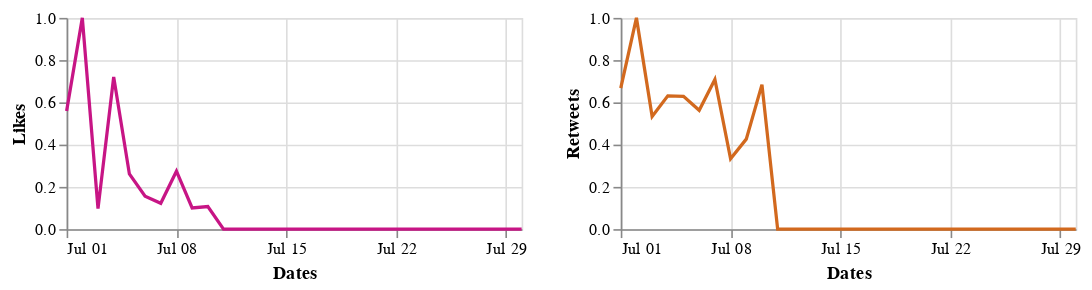

Notebook code cell kept with this figure:
### Markdown cell above
## July 2020

### Code cell
alt.hconcat(c1_jul, c2_jul)

### Figure 1 — Vega-Lite specification as saved in the notebook (floating-point values rounded to 4 significant figures)
{"config": {"view": {"continuousWidth": 400, "continuousHeight": 300}}, "hconcat": [{"data": {"name": "data-3cba55443ac7eac5fa52c0dc4449c985"}, "mark": "line", "encoding": {"color": {"value": "MediumVioletRed"}, "x": {"type": "temporal", "field": "Dates", "timeUnit": "monthdate", "title": "Dates"}, "y": {"type": "quantitative", "field": "Likes"}}, "height": 130, "width": 280}, {"data": {"name": "data-23c1c5a8ea93e0e528eb1eb21a7b7a2b"}, "mark": "line", "encoding": {"color": {"value": "Chocolate"}, "x": {"type": "temporal", "field": "Dates", "timeUnit": "monthdate", "title": "Dates"}, "y": {"type": "quantitative", "field": "Retweets"}}, "height": 130, "width": 280}], "$schema": "https://vega.github.io/schema/vega-lite/v4.8.1.json", "datasets": {"data-3cba55443ac7eac5fa52c0dc4449c985": [{"Dates": "2020-07-01T00:00:00", "Likes": 0.5592}, {"Dates": "2020-07-02T00:00:00", "Likes": 1.0}, {"Dates": "2020-07-03T00:00:00", "Likes": 0.09704}, {"Dates": "2020-07-04T00:00:00", "Likes": 0.72}, {"Dates": "2020-07-05T00:00:00", "Likes": 0.2612}, {"Dates": "2020-07-06T00:00:00", "Likes": 0.1554}, {"Dates": "2020-07-07T00:00:00", "Likes": 0.1221}, {"Dates": "2020-07-08T00:00:00", "Likes": 0.274}, {"Dates": "2020-07-09T00:00:00", "Likes": 0.1002}, {"Dates": "2020-07-10T00:00:00", "Likes": 0.107}, {"Dates": "2020-07-11T00:00:00", "Likes": 0.0}, {"Dates": "2020-07-12T00:00:00", "Likes": 0.0}, {"Dates": "2020-07-13T00:00:00", "Likes": 0.0}, {"Dates": "2020-07-14T00:00:00", "Likes": 0.0}, {"Dates": "2020-07-15T00:00:00", "Likes": 0.0}, {"Dates": "2020-07-16T00:00:00", "Likes": 0.0}, {"Dates": "2020-07-17T00:00:00", "Likes": 0.0}, {"Dates": "2020-07-18T00:00:00", "Likes": 0.0}, {"Dates": "2020-07-19T00:00:00", "Likes": 0.0}, {"Dates": "2020-07-20T00:00:00", "Likes": 0.0}, {"Dates": "2020-07-21T00:00:00", "Likes": 0.0}, {"Dates": "2020-07-22T00:00:00", "Likes": 0.0}, {"Dates": "2020-07-23T00:00:00", "Likes": 0.0}, {"Dates": "2020-07-24T00:00:00", "Likes": 0.0}, {"Dates": "2020-07-25T00:00:00", "Likes": 0.0}, {"Dates": "2020-07-26T00:00:00", "Likes": 0.0}, {"Dates": "2020-07-27T00:00:00", "Likes": 0.0}, {"Dates": "2020-07-28T00:00:00", "Likes": 0.0}, {"Dates": "2020-07-29T00:00:00", "Likes": 0.0}, {"Dates": "2020-07-30T00:00:00", "Likes": 0.0}], "data-23c1c5a8ea93e0e528eb1eb21a7b7a2b": [{"Dates": "2020-07-01T00:00:00", "Retweets": 0.6671}, {"Dates": "2020-07-02T00:00:00", "Retweets": 1.0}, {"Dates": "2020-07-03T00:00:00", "Retweets": 0.5335}, {"Dates": "2020-07-04T00:00:00", "Retweets": 0.6311}, {"Dates": "2020-07-05T00:00:00", "Retweets": 0.6286}, {"Dates": "2020-07-06T00:00:00", "Retweets": 0.5623}, {"Dates": "2020-07-07T00:00:00", "Retweets": 0.7085}, {"Dates": "2020-07-08T00:00:00", "Retweets": 0.3331}, {"Dates": "2020-07-09T00:00:00", "Retweets": 0.426}, {"Dates": "2020-07-10T00:00:00", "Retweets": 0.6839}, {"Dates": "2020-07-11T00:00:00", "Retweets": 0.0}, {"Dates": "2020-07-12T00:00:00", "Retweets": 0.0}, {"Dates": "2020-07-13T00:00:00", "Retweets": 0.0}, {"Dates": "2020-07-14T00:00:00", "Retweets": 0.0}, {"Dates": "2020-07-15T00:00:00", "Retweets": 0.0}, {"Dates": "2020-07-16T00:00:00", "Retweets": 0.0}, {"Dates": "2020-07-17T00:00:00", "Retweets": 0.0}, {"Dates": "2020-07-18T00:00:00", "Retweets": 0.0}, {"Dates": "2020-07-19T00:00:00", "Retweets": 0.0}, {"Dates": "2020-07-20T00:00:00", "Retweets": 0.0}, {"Dates": "2020-07-21T00:00:00", "Retweets": 0.0}, {"Dates": "2020-07-22T00:00:00", "Retweets": 0.0}, {"Dates": "2020-07-23T00:00:00", "Retweets": 0.0}, {"Dates": "2020-07-24T00:00:00", "Retweets": 0.0}, {"Dates": "2020-07-25T00:00:00", "Retweets": 0.0}, {"Dates": "2020-07-26T00:00:00", "Retweets": 0.0}, {"Dates": "2020-07-27T00:00:00", "Retweets": 0.0}, {"Dates": "2020-07-28T00:00:00", "Retweets": 0.0}, {"Dates": "2020-07-29T00:00:00", "Retweets": 0.0}, {"Dates": "2020-07-30T00:00:00", "Retweets": 0.0}]}}
